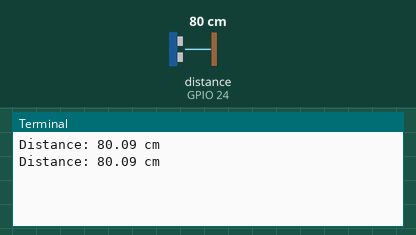
Bench run of a program on a simulated Raspberry Pi (BCM pin numbers). Shown: the last lines printed to the terminal. The inputs (shaded band) are chosen by the test bench; at power-on: distance to the obstacle (sensor on GPIO 24) 80 cm. The echo pulse lasts 58.3 µs per cm; the clock reads 2024-03-15 10:24:30 at power-on unless the program sets it.

Above: at 1.2 s.
1.3 s: distance to the obstacle (sensor on GPIO 24) set to 2 cm
At 2.6 s:
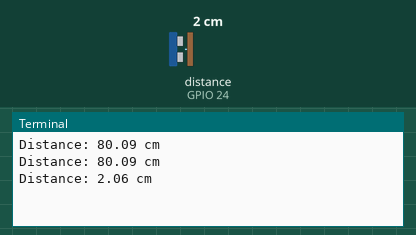
2.8 s: distance to the obstacle (sensor on GPIO 24) set to 4 cm
At 3.6 s:
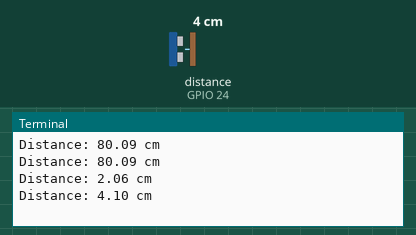
Timing chart, 0 to 5.8 s (numbered marks = the images above; inputs shaded):
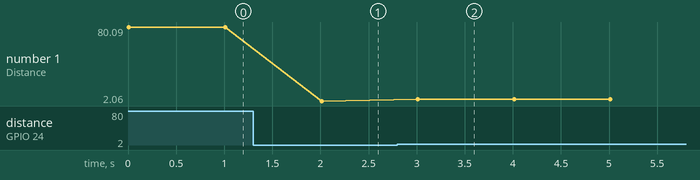

The program:

ultrasonic_sensor.py
```python
import RPi.GPIO as GPIO
import time

# Pin setup
TRIG = 23
ECHO = 24

GPIO.setmode(GPIO.BCM)
GPIO.setup(TRIG, GPIO.OUT)
GPIO.setup(ECHO, GPIO.IN)

def get_distance():
    # Trigger the sensor
    GPIO.output(TRIG, True)
    time.sleep(0.00001)  # 10micro seconds pulse
    GPIO.output(TRIG, False)

    # Wait for ECHO start
    while GPIO.input(ECHO) == 0:
        start_time = time.time()

    # Wait for ECHO end
    while GPIO.input(ECHO) == 1:
        stop_time = time.time()

    # Calculate distance (Speed of sound = 34300 cm/s)
    elapsed = stop_time - start_time
    distance = (elapsed * 34300) / 2
    return distance

try:
    while True:
        dist = get_distance()
        print(f"Distance: {dist:.2f} cm")
        time.sleep(1)

except KeyboardInterrupt:
    print("Measurement stopped by user")
    GPIO.cleanup()
```

Measured:
- after the input at 1.3 s, the terminal: prints a new line after 0.71 s (image 1)
- after the input at 2.8 s, the terminal: prints a new line after 0.21 s (image 2)
- plotted number 1: 80.09 → 2.06 after the input at 1.3 s, 2.06 → 4.1 after the input at 2.8 s
